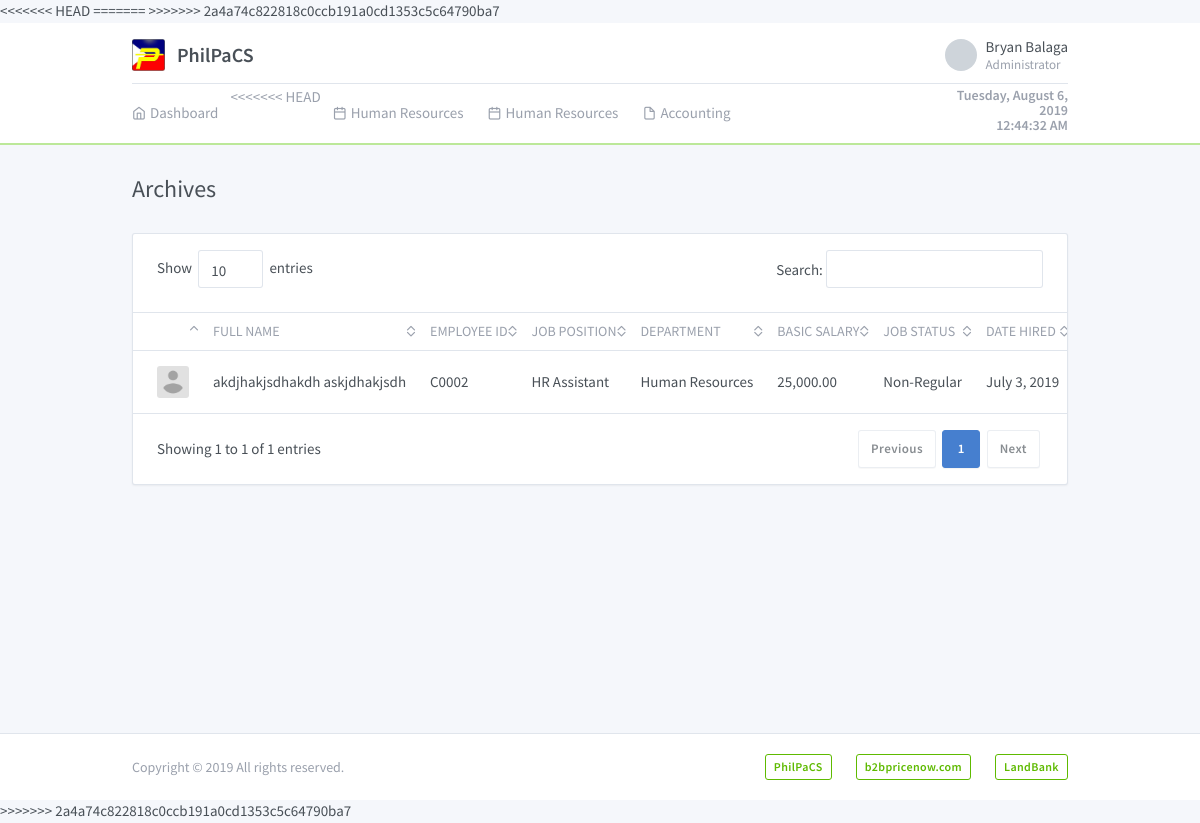
/system/archives.php (signed in), run on the app's committed database.
### tables this page shows
CREATE TABLE `personaldetailstbl` (
  `personalID` int(11) NOT NULL AUTO_INCREMENT,
  `firstName` varchar(50) NOT NULL,
  `middleName` varchar(50) DEFAULT NULL,
  `lastName` varchar(50) NOT NULL,
  `contactNumber` varchar(15) NOT NULL,
  `email` varchar(60) NOT NULL,
  `gender` tinyint(1) NOT NULL,
  `birthday` date NOT NULL,
  `age` int(3) NOT NULL,
  `photo` varchar(255) DEFAULT NULL,
  `status` tinyint(1) NOT NULL,
  PRIMARY KEY (`personalID`)
);

CREATE TABLE `positiontbl` (
  `positionID` int(11) NOT NULL AUTO_INCREMENT,
  `departmentID` int(11) NOT NULL,
  `code` varchar(1) NOT NULL,
  `positionName` varchar(50) NOT NULL,
  `basicSalary` double NOT NULL,
  `status` tinyint(1) NOT NULL,
  PRIMARY KEY (`positionID`)
);

CREATE TABLE `departmenttbl` (
  `departmentID` int(11) NOT NULL AUTO_INCREMENT,
  `departmentName` varchar(50) NOT NULL,
  `status` tinyint(1) NOT NULL,
  PRIMARY KEY (`departmentID`)
);

CREATE TABLE `employeetbl` (
  `employeeID` int(4) unsigned zerofill NOT NULL AUTO_INCREMENT,
  `positionID` int(3) NOT NULL,
  `jobStatus` tinyint(1) NOT NULL,
  `dateHired` date NOT NULL,
  PRIMARY KEY (`employeeID`)
);

### models/Config.php (called while the page is built, shortened)
<?php
require_once 'Database.php';
class Config extends Database {
	protected $conn;
	public function __construct() {
		$database = new Database();
		$this->conn = $database->db_connection();
	}
	public function runQuery($sql) {
		$stmt = $this->conn->prepare($sql);
		return $stmt;
	}
}

### models/Database.php (called while the page is built, shortened)
<?php
class Database {
	private $host = "localhost";
	private $dbname = "philpacs";
	private $username = "root";
	private $password = "";
	public function db_connection(){
		try {
			$this->conn = new PDO("mysql:host=" . $this->host . ";dbname=" . $this->dbname, $this->username, $this->password);
			$this->conn->setAttribute(PDO::ATTR_ERRMODE, PDO::ERRMODE_EXCEPTION);
			return $this->conn;
		} catch (PDOException $e) {
			echo "Connection Error: " . $e->getMessage();
		}
	}
}

### system/archives.php (the view, shortened to what this page needs)
<?php
    require_once '../models/Config.php';
    $config = new Config();
    $config->isnot_loggedin();
?>
<!DOCTYPE html>
<html lang="en" dir="ltr">
  <head>
    <link rel="stylesheet" href="https://maxcdn.bootstrapcdn.com/font-awesome/4.7.0/css/font-awesome.min.css">
    <?php include '../includes/plugins.php'; ?>
    <link rel="stylesheet" type="text/css" href="../assets/css/style.css" />
  </head>
  <body class="">
        <div class="page">
          <div class="flex-fill">
            <?php include '../includes/header.php'; ?>
            <div class="my-3 my-md-5">
              <div class="container">
                <div class="dimmer active">
                  <div id="dimmer-content">
                      <div class="page-header">
                        <h1 class="page-title">
                          Archives
                        </h1>
                      </div>
                      <div class="row row-cards">
                        <div class="col-lg-12">
                          <div class="card">
                            <div class="dimmer active">
                              <div id='archive-dimmer-content'>
                              <div class="table-responsive">
                                <table class="table card-table table-vcenter text-nowrap datatable" id="archivesTable">
                                  <thead>
                                    <tr>
                                      <th class="w-1"></th>
                                      <th>Full Name</th>
                                      <th>Employee ID</th>
                                      <th>Job Position</th>
                                      <th>Department</th>
                                      <th>Basic Salary</th>
                                      <th>Job Status</th>
                                      <th>Date Hired</th>
                                    </tr>
                                  </thead>
                                  <tbody>
                                      <?php
                                           $status = 0;
                                            $stmt = $config->runQuery("SELECT personaldetailstbl.personalID,
                                                                        CONCAT (personaldetailstbl.firstName, ' ', personaldetailstbl.lastName) AS fullname,
                                                                          personaldetailstbl.photo AS profilePicture,
                                                                        CONCAT (positiontbl.code, employeetbl.employeeID) AS employeeNumber,
                                                                        IF (employeetbl.jobStatus = 1, 'Regular', 'Non-Regular') AS jobStatus,
                                                                          employeetbl.dateHired,
                                                                          positiontbl.positionName,
                                                                          positiontbl.basicSalary,
                                                                          departmenttbl.departmentName
                                                                       FROM personaldetailstbl
                                                                       INNER JOIN employeetbl
                                                                       ON personaldetailstbl.personalID = employeetbl.employeeID
                                                                       INNER JOIN positiontbl
                                                                       ON employeetbl.positionID = positiontbl.positionID
                                                                       INNER JOIN departmenttbl
                                                                       ON positiontbl.departmentID = departmenttbl.departmentID
                                                                       WHERE personaldetailstbl.status=:status");
                                            $stmt->execute(array(":status" => $status));
                                            while ($row = $stmt->fetch(PDO::FETCH_ASSOC)) {
                                              $profilePicture = $row['profilePicture'];
                                              $fullname = $row['fullname'];
                                              $employeeNumber = $row['employeeNumber'];
                                              $status = $row['jobStatus'];
                                              $dateHired = $row['dateHired'];
                                              $position = $row['positionName'];
                                              $basicSalary = $row['basicSalary'];
                                              $department = $row['departmentName'];
                                              $dateHired = date('F j, Y', strtotime($dateHired));
                                              $basicSalary = number_format($basicSalary, 2);
                                              ?>
                                              <tr>
                                                  <td>
                                                      <span class="avatar d-block rounded" style="background-image: url(<?php if ($profilePicture !== "") { ?>'<?=$profilePicture?>' <?php ; } else { ?> ../assets/logo/image_placeholder.png <?php } ?>)"></span>
                                                  </td>
                                                  <td>
                                                      <?=$fullname;?>
                                                  </td>
                                                  <td><?=$employeeNumber;?></td>
                                                  <td><?=$position;?></td>
                                                  <td><?=$department;?></td>
                                                  <td><?=$basicSalary;?></td>
                                                  <td><?=$status;?></td>
                                                  <td><?=$dateHired;?></td>
                                              </tr>
                                              <?php
                                          }
                                      ?>
                                  </tbody>
                                </table>
                              </div>
                            </div>
                          </div>
                        </div>
                      </div>
                    </div>
                  </div>
              </div>
            </div>
          </div>
        </div>
        <?php include '../includes/footer.php'; ?>
    <?php include '../includes/modal.password.php'; ?>
  </body>
</html>

### data on the page
personaldetailstbl: fullname "akdjhakjsdhakdh askjdhakjsdh", employeeNumber "C0002", positiontbl.positionName "HR Assistant", departmenttbl.departmentName "Human Resources", positiontbl.basicSalary "25,000.00", status "Non-Regular", employeetbl.dateHired "July 3, 2019"
